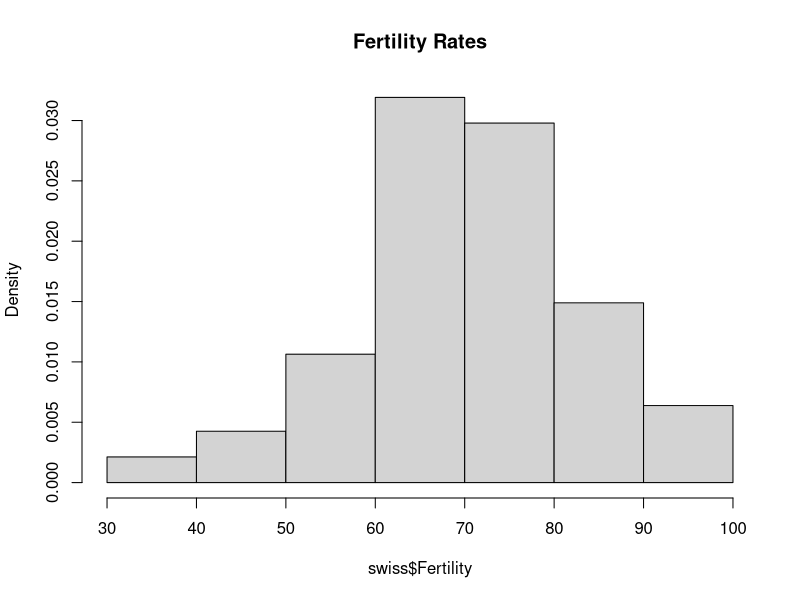
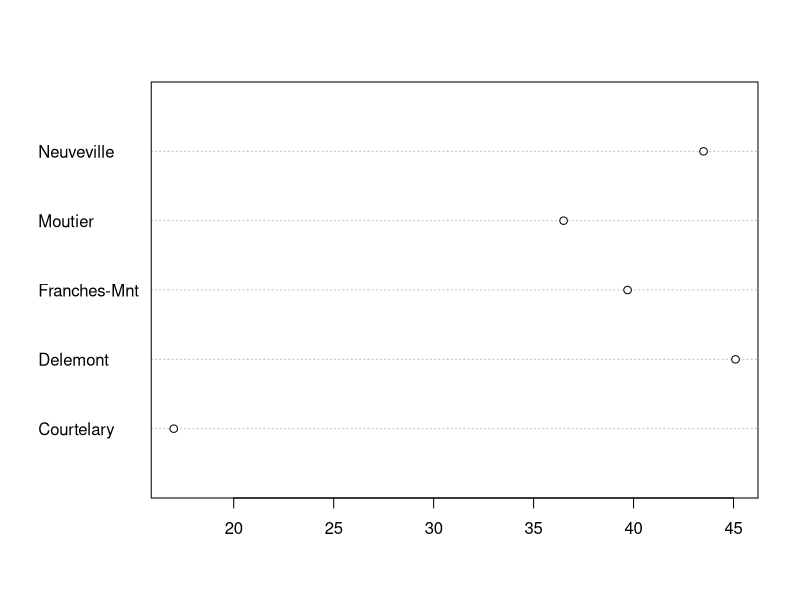

Here is the R script that generated these plots, in order: (Note: this script raises an error after producing the figures.)
## ---- chunk 1
library(tidyverse)
## ---- chunk 2
# Create a histogram
data(swiss)
hist(swiss$Fertility, freq=FALSE, main="Fertility Rates")
## ---- chunk 3
# Create a dot plot
data(swiss)
dotchart(swiss[1:5,2], labels=rownames(swiss))
## ---- chunk 4
knitr::include_graphics("img/weather.png")
## ---- chunk 5
knitr::include_graphics("img/vaccination.png")
## ---- chunk 6
knitr::include_graphics("img/aircraft.png")
## ---- chunk 7
knitr::include_graphics("img/map.png")
## ---- chunk 8
knitr::include_graphics("img/ggplot.png")
## ---- chunk 9
ggplot(data = mpg) + 
  geom_point(mapping = aes(x = displ, y = hwy, 
                           color = "blue"))
## ---- chunk 10
ggplot(data = mpg, mapping = aes(x = displ, y = hwy)) + 
      geom_point() + 
      geom_smooth(se = FALSE)
## ---- chunk 11
ggplot(mpg, aes(x = displ, y = hwy)) +
    geom_point(aes(colour = drv)) +
    geom_smooth(se = FALSE)
## ---- chunk 12
knitr::include_graphics("img/facebook.png")
